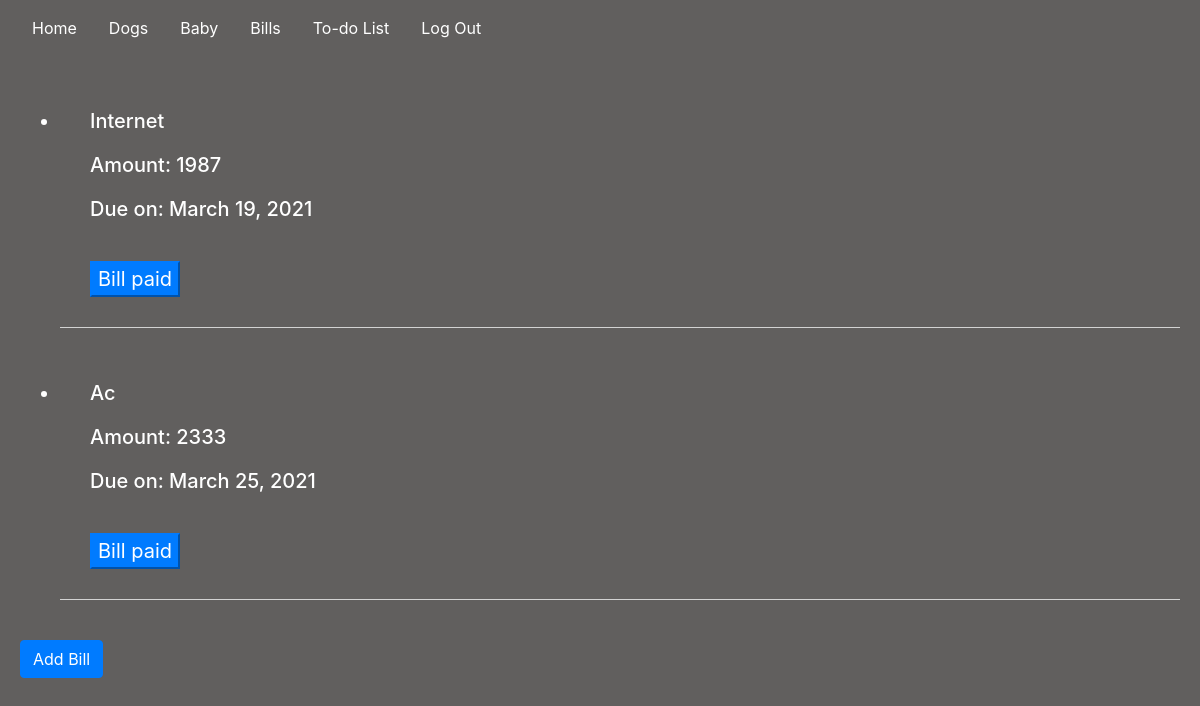
Screenshot of /bills (signed in) with the database file from the repository.
### housemanager/models.py (models this page shows, shortened)
class Bills(models.Model):
    bill_name = models.CharField(max_length=200)
    bill_amount = models.IntegerField(default=0)
    bill_due = models.DateField(auto_now=False, auto_now_add=False)

### housemanager/views.py (the view)
# urls.py: path("bills", views.bills, name="bills"),
@csrf_exempt
@login_required(login_url="/login")
def bills(request):
    bills = Bills.objects.all()
    return render(request, "housemanager/bills.html", {
        "bills": bills,
    })

### housemanager/templates/housemanager/bills.html (shortened to what this page needs)
{% extends "housemanager/layout.html" %}
{% load static %}
{% block body %}
<ul id="bills">
    {% for bills in bills %}
    <li class="listitem" data-id={{bills.id}}>
        <h5>{{bills.bill_name | title}}</h5>
        <h5>Amount: {{bills.bill_amount}}</h5>
        <h5>Due on: {{bills.bill_due}}</h5>
        <button data-id={{bills.id}} class="btn-primary" id="bill-paid">Bill paid</button>
    </li>
    {% endfor %}
</ul>
<button class="btn btn-primary" id="bill-button">Add Bill</button>
{% endblock %}

### housemanager/static/housemanager/styles.css (style rules this page uses)
html, body { background-color: #615f5e; margin: 0; padding: 0; display: block; }
h5, h6 { color: white; margin: 20px; }
.listitem { font-size: 20px; padding: 10px; color: white; margin: 20px; border-bottom: 1px solid lightgray; }
.btn-primary { margin: 20px; }

### rows the page displays
Bills: bill_name "Internet", bill_amount "1987", bill_due "March 19, 2021"
Bills: bill_name "Ac", bill_amount "2333", bill_due "March 25, 2021"
